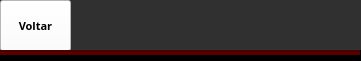
     <widget class="QWidget" name="menu" native="true">
      <property name="geometry">
       <rect>
        <x>1</x>
        <y>1</y>
        <width>361</width>
        <height>61</height>
       </rect>
      </property>
      <property name="styleSheet">
       <string notr="true">background-color: rgb(48, 48, 48);</string>
      </property>
      <widget class="QPushButton" name="btn_voltarmenu1">
       <property name="geometry">
        <rect>
         <x>0</x>
         <y>0</y>
         <width>71</width>
         <height>51</height>
        </rect>
       </property>
       <property name="font">
        <font>
         <family>Comfortaa</family>
         <pointsize>8</pointsize>
         <weight>75</weight>
         <bold>true</bold>
        </font>
       </property>
       <property name="styleSheet">
        <string notr="true">background-color: rgb(255, 255, 255);</string>
       </property>
       <property name="text">
        <string>Voltar</string>
       </property>
      </widget>
      <widget class="QLabel" name="label_33">
       <property name="geometry">
        <rect>
         <x>110</x>
         <y>0</y>
         <width>141</width>
         <height>51</height>
        </rect>
       </property>
       <property name="styleSheet">
        <string notr="true">image: url(:/logo2/logoboletimcorona.png);</string>
       </property>
       <property name="text">
        <string/>
       </property>
      </widget>
      <widget class="Line" name="line_296">
       <property name="geometry">
        <rect>
         <x>0</x>
         <y>50</y>
         <width>370</width>
         <height>14</height>
        </rect>
       </property>
       <property name="styleSheet">
        <string notr="true">background-color: rgb(0, 0, 0);</string>
       </property>
       <property name="orientation">
        <enum>Qt::Horizontal</enum>
       </property>
      </widget>
      <widget class="Line" name="line_297">
       <property name="windowModality">
        <enum>Qt::NonModal</enum>
       </property>
       <property name="geometry">
        <rect>
         <x>0</x>
         <y>50</y>
         <width>360</width>
         <height>5</height>
        </rect>
       </property>
       <property name="styleSheet">
        <string notr="true">background-color: rgb(85, 0, 0);</string>
       </property>
       <property name="frameShadow">
        <enum>QFrame::Sunken</enum>
       </property>
       <property name="orientation">
        <enum>Qt::Horizontal</enum>
       </property>
      </widget>
     </widget>
